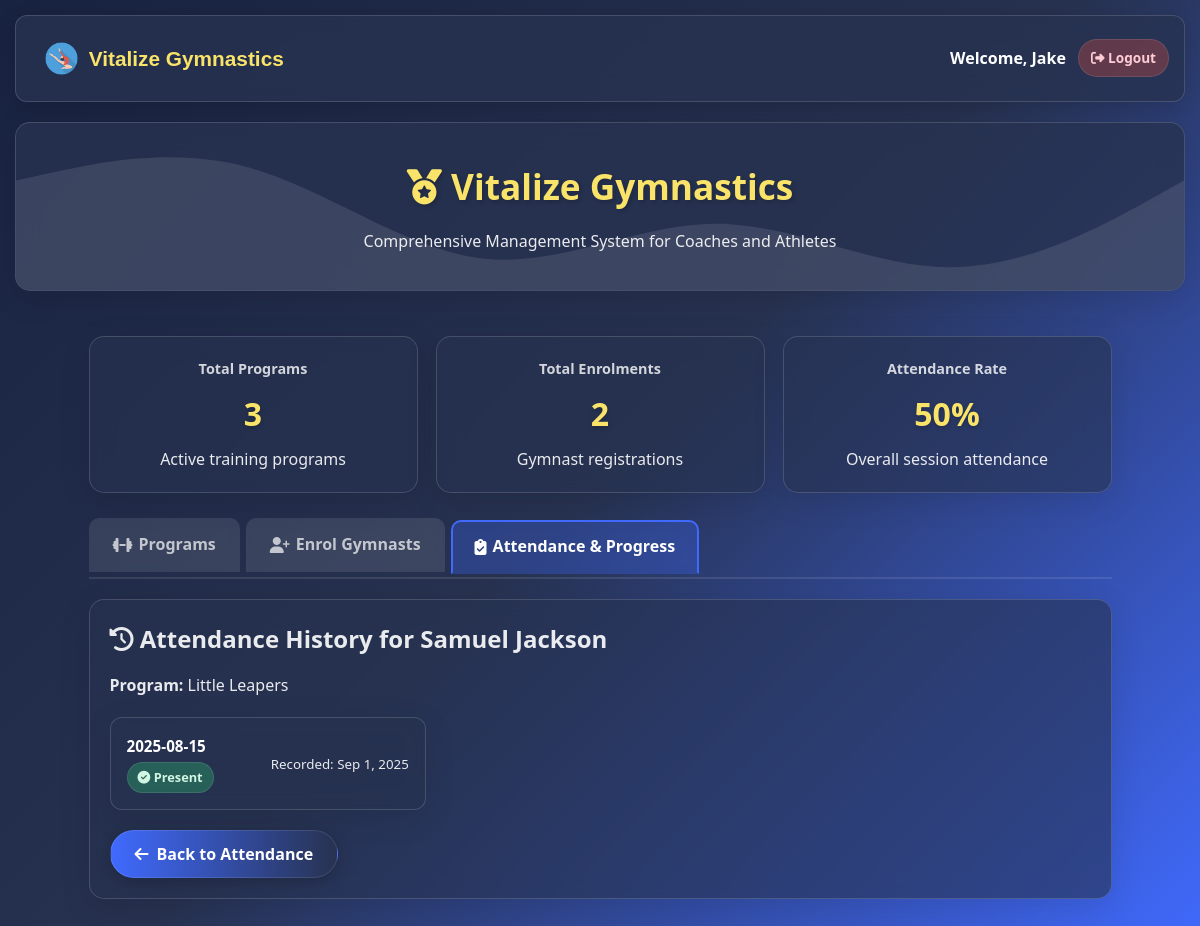
/index.php?view_attendance=1 (signed in), run on the app's committed database.
### tables this page shows
CREATE TABLE `enrolments` (
  `id` int(11) NOT NULL,
  `programId` int(11) NOT NULL,
  `gymnastName` varchar(255) NOT NULL,
  `age` int(11) NOT NULL,
  `experienceLevel` enum('Beginner','Intermediate','Advanced') NOT NULL,
  `enrolledAt` timestamp NOT NULL DEFAULT current_timestamp()
);

CREATE TABLE `programs` (
  `id` int(11) NOT NULL,
  `name` varchar(255) NOT NULL,
  `description` text NOT NULL,
  `coachName` varchar(255) NOT NULL,
  `contact` varchar(255) NOT NULL,
  `duration` int(11) NOT NULL,
  `skillLevel` enum('Beginner','Intermediate','Advanced') NOT NULL,
  `createdAt` timestamp NOT NULL DEFAULT current_timestamp()
);

CREATE TABLE `attendance` (
  `id` int(11) NOT NULL,
  `enrolmentId` int(11) NOT NULL,
  `sessionDate` date NOT NULL,
  `attended` tinyint(1) NOT NULL DEFAULT 0,
  `recordedAt` timestamp NOT NULL DEFAULT current_timestamp()
);

### index.php (the view, shortened to what this page needs)
<?php
include 'config.php';
function getAttendanceRecords($pdo, $enrolmentId) {
    $stmt = $pdo->prepare("SELECT * FROM attendance WHERE enrolmentId = ? ORDER BY sessionDate DESC");
    $stmt->execute([$enrolmentId]);
    return $stmt->fetchAll(PDO::FETCH_ASSOC);
}
function getAllPrograms($pdo) {
    $stmt = $pdo->prepare("SELECT * FROM programs");
    $stmt->execute();
    return $stmt->fetchAll(PDO::FETCH_ASSOC);
}
function getAllEnrolments($pdo) {
    $stmt = $pdo->prepare("SELECT e.*, p.name as programName FROM enrolments e
                          JOIN programs p ON e.programId = p.id");
    $stmt->execute();
    return $stmt->fetchAll(PDO::FETCH_ASSOC);
}
function getAttendanceStats($pdo) {
    $stmt = $pdo->prepare("SELECT
                          COUNT(*) as totalSessions,
                          SUM(attended) as attendedSessions
                          FROM attendance");
    $stmt->execute();
    return $stmt->fetch(PDO::FETCH_ASSOC);
}
$allPrograms = getAllPrograms($pdo);
$allEnrolments = getAllEnrolments($pdo);
$attendanceStats = getAttendanceStats($pdo);
$viewingAttendance = null;
if (isset($_GET['view_attendance'])) {
    $enrolmentId = $_GET['view_attendance'];
    $stmt = $pdo->prepare("SELECT e.*, p.name as programName FROM enrolments e
                          JOIN programs p ON e.programId = p.id WHERE e.id = ?");
    $stmt->execute([$enrolmentId]);
    $viewingAttendance = $stmt->fetch(PDO::FETCH_ASSOC);
    if ($viewingAttendance) {
        $viewingAttendance['records'] = getAttendanceRecords($pdo, $enrolmentId);
    }
}
?>
<!DOCTYPE html>
<html lang="en">
<head>
    <link rel="stylesheet" href="style.css">
    <link rel="stylesheet" href="https://cdnjs.cloudflare.com/ajax/libs/font-awesome/6.4.0/css/all.min.css">
</head>
<body>
    <nav class="navbar">
        <div class="navbar-left">
            <img src="acrobat.png" alt="Acrobat Logo" class="acrobat_logo"> Vitalize Gymnastics
        </div>
        <div class="navbar-right">
            <span>Welcome, <?php echo htmlspecialchars($_SESSION['username']); ?></span>
            <a href="logout.php" class="logout-btn"><i class="fas fa-sign-out-alt"></i> Logout</a>
        </div>
    </nav>
    <header>
        <div class="container">
            <h1><i class="fas fa-medal"></i> Vitalize Gymnastics</h1>
            <p>Comprehensive Management System for Coaches and Athletes</p>
        </div>
    </header>
    <div class="container">
        <div class="stats-container">
            <div class="stat-card">
                <div class="stat-label">Total Programs</div>
                <div class="stat-number"><?php echo count($allPrograms); ?></div>
                <div class="stat-desc">Active training programs</div>
            </div>
            <div class="stat-card">
                <div class="stat-label">Total Enrolments</div>
                <div class="stat-number"><?php echo count($allEnrolments); ?></div>
                <div class="stat-desc">Gymnast registrations</div>
            </div>
            <div class="stat-card">
                <div class="stat-label">Attendance Rate</div>
                <div class="stat-number">
                    <?php
                    $totalSessions = $attendanceStats['totalSessions'] ?? 0;
                    $attendedSessions = $attendanceStats['attendedSessions'] ?? 0;
                    echo $totalSessions > 0 ? round(($attendedSessions / $totalSessions) * 100) : 0;
                    ?>%
                </div>
                <div class="stat-desc">Overall session attendance</div>
            </div>
        </div>
        <div class="tabs">
            <div class="tab active" onclick="switchTab('programs')">
                <i class="fas fa-dumbbell"></i> Programs
            </div>
            <div class="tab" onclick="switchTab('enrolment')">
                <i class="fas fa-user-plus"></i> Enrol Gymnasts
            </div>
            <div class="tab" onclick="switchTab('attendance')">
                <i class="fas fa-clipboard-check"></i> Attendance & Progress
            </div>
        </div>
        <div id="attendance" class="tab-content">
            <?php if ($viewingAttendance): ?>
                <div class="card">
                    <h2><i class="fas fa-history"></i> Attendance History for <?php echo htmlspecialchars($viewingAttendance['gymnastName']); ?></h2>
                    <p><strong>Program:</strong> <?php echo htmlspecialchars($viewingAttendance['programName']); ?></p>
                    <?php if (empty($viewingAttendance['records'])): ?>
                        <p style="margin-top: 20px; text-align: center;">No attendance records found for this gymnast.</p>
                    <?php else: ?>
                        <div class="attendance-list">
                            <?php foreach ($viewingAttendance['records'] as $record): ?>
                                <div class="attendance-item">
                                    <div class="attendance-info">
                                        <span class="attendance-date"><?php echo $record['sessionDate']; ?></span>
                                        <span class="attendance-status">
                                            <?php if ($record['attended']): ?>
                                                <span class="attendance-badge attendance-present">
                                                    <i class="fas fa-check-circle"></i> Present
                                                </span>
                                            <?php else: ?>
                                                <span class="attendance-badge attendance-absent">
                                                    <i class="fas fa-times-circle"></i> Absent
                                                </span>
                                            <?php endif; ?>
                                        </span>
                                    </div>
                                    <div class="attendance-actions">
                                        <small>Recorded: <?php echo date('M j, Y', strtotime($record['recordedAt'])); ?></small>
                                    </div>
                                </div>
                            <?php endforeach; ?>
                        </div>
                    <?php endif; ?>
                    <div style="margin-top: 20px;">
                        <a href="index.php#attendance"><button><i class="fas fa-arrow-left"></i> Back to Attendance</button></a>
                    </div>
                </div>
            <?php endif; ?>
        </div>
    </div>
</body>
</html>

### data on the page
enrolments: gymnastName "Samuel Jackson"
programs: name "Little Leapers"
attendance: sessionDate "2025-08-15", attended 1 (drawn), recordedAt "Sep 1, 2025"

### other printed values
$_SESSION['username'] "Jake"
count($allPrograms) "3"
count($allEnrolments) "2"
